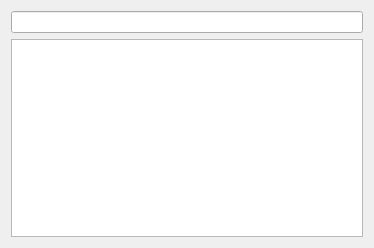
<?xml version="1.0" encoding="UTF-8"?>
<ui version="4.0">
 <class>Form</class>
 <widget class="QWidget" name="Form">
  <property name="geometry">
   <rect>
    <x>0</x>
    <y>0</y>
    <width>374</width>
    <height>248</height>
   </rect>
  </property>
  <property name="windowTitle">
   <string>Form</string>
  </property>
  <layout class="QGridLayout" name="gridLayout">
   <item row="0" column="0">
    <widget class="QLineEdit" name="path_edit"/>
   </item>
   <item row="1" column="0">
    <widget class="QListWidget" name="file_list"/>
   </item>
  </layout>
 </widget>
 <resources/>
 <connections/>
</ui>
